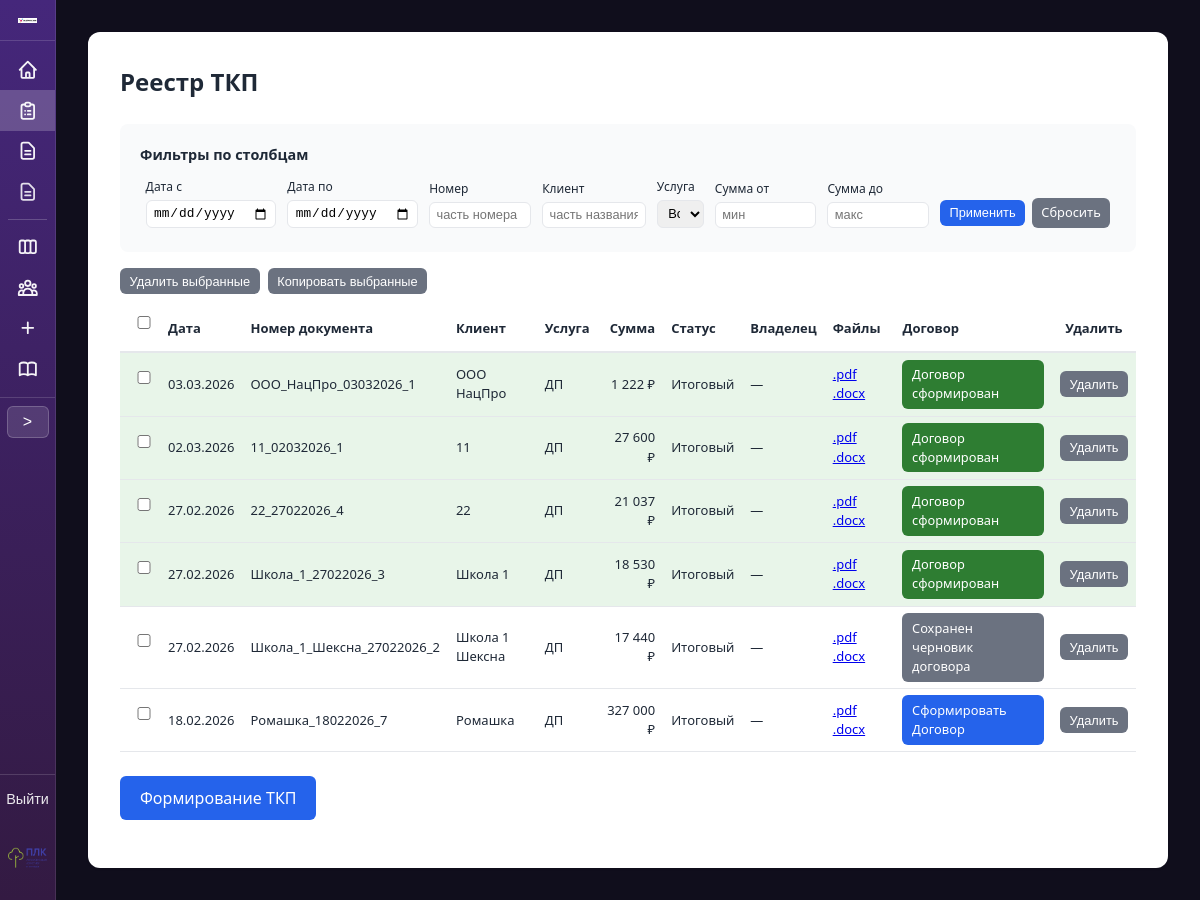
/table/ (signed in), run on an earlier commit of the app's database.
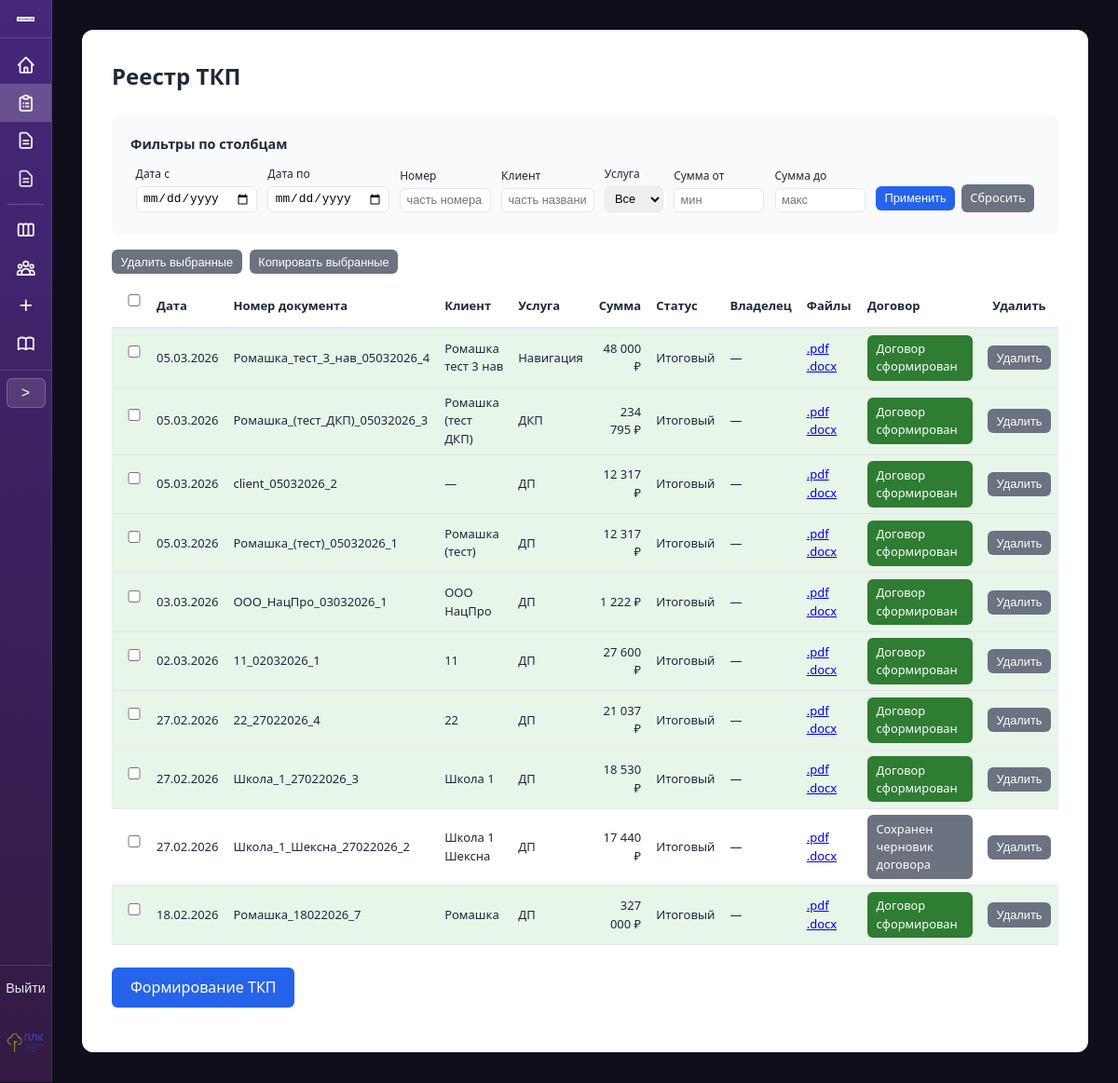
And on a later commit of the database.
### proposals/models.py (models this page shows, shortened)
class TKPRecord(models.Model):
    STATUS_DRAFT = 'draft'
    STATUS_FINAL = 'final'
    STATUS_CHOICES = [
        (STATUS_DRAFT, 'Черновик'),
        (STATUS_FINAL, 'Итоговый'),
    ]
    date = models.DateField('Дата')
    number = models.CharField('Номер документа', max_length=150, unique=True)
    client = models.CharField('Клиент', max_length=255, blank=True)
    service = models.CharField('Услуга', max_length=255)
    sum_total = models.DecimalField('Сумма', max_digits=15, decimal_places=2, default=0)
    room = models.TextField('Параметры объекта / помещение', blank=True)
    s = models.CharField('Площадь / количество', max_length=100, blank=True)
    text = models.TextField('Произвольный текст из ТКП', blank=True)
    status = models.CharField(
        'Статус',
        max_length=20,
        choices=STATUS_CHOICES,
        default=STATUS_FINAL,
    )
    notes = models.TextField('Заметки по сделке', blank=True, default='')
    rows_json = models.JSONField(
        'Строки комплексного ТКП (позиции)',
        null=True,
        blank=True,
        help_text='Список строк: service_name, comment, srok, unit, quantity, price_per_unit, total',
    )
    created_at = models.DateTimeField('Создано', auto_now_add=True)
    created_by = models.ForeignKey(
        settings.AUTH_USER_MODEL,
        on_delete=models.SET_NULL,
        null=True,
        blank=True,
        related_name='created_tkp_records',
        verbose_name='Владелец',
    )
    class Meta:
        verbose_name = 'Запись ТКП'
        verbose_name_plural = 'Записи ТКП'
        ordering = ['-created_at']

### proposals/views.py (the view, shortened to what this page needs)
# urls.py: path('table/', views.table_view, name='table'),
@login_required
@require_http_methods(['GET', 'POST'])
def table_view(request):
    records = TKPRecord.objects.select_related('created_by').all()
    date_from = request.GET.get('date_from', '').strip()
    date_to = request.GET.get('date_to', '').strip()
    number = request.GET.get('number', '').strip()
    client = request.GET.get('client', '').strip()
    service = request.GET.get('service', '').strip()
    sum_min = request.GET.get('sum_min', '').strip()
    sum_max = request.GET.get('sum_max', '').strip()
    if date_from:
        try:
            d = datetime.strptime(date_from, '%Y-%m-%d').date()
            records = records.filter(date__gte=d)
        except ValueError:
            pass
    if date_to:
        try:
            d = datetime.strptime(date_to, '%Y-%m-%d').date()
            records = records.filter(date__lte=d)
        except ValueError:
            pass
    if number:
        records = records.filter(number__icontains=number)
    if client:
        records = records.filter(client__icontains=client)
    if service:
        records = records.filter(service=service)
    if sum_min:
        try:
            records = records.filter(sum_total__gte=Decimal(sum_min.replace(',', '.')))
        except (ValueError, Exception):
            pass
    if sum_max:
        try:
            records = records.filter(sum_total__lte=Decimal(sum_max.replace(',', '.')))
        except (ValueError, Exception):
            pass
    services = list(TKPRecord.objects.values_list('service', flat=True).distinct().order_by('service'))
    contract_template_by_service = SERVICE_TO_CONTRACT_TEMPLATE
    contract_by_tkp = {
        c.tkp_id: c
        for c in ContractRecord.objects.filter(
            status=ContractRecord.STATUS_FINAL, tkp__isnull=False
        ).select_related('tkp')
    }
    contract_draft_by_tkp = {
        c.tkp_id: c
        for c in ContractRecord.objects.filter(
            status=ContractRecord.STATUS_DRAFT, tkp__isnull=False
        ).select_related('tkp')
    }
    contract_template_by_tkp = {}
    for r in records:
        if r.service == 'Комплексное ТКП' and r.rows_json:
            tpl = get_contract_template_for_complex_tkp(r.rows_json)
            contract_template_by_tkp[r.pk] = tpl if tpl else True
    context = {
        'records': records,
        'filters': {
            'date_from': date_from,
            'date_to': date_to,
            'number': number,
            'client': client,
            'service': service,
            'sum_min': sum_min,
            'sum_max': sum_max,
        },
        'services_list': services,
        'contract_template_by_service': contract_template_by_service,
        'contract_template_by_tkp': contract_template_by_tkp,
        'contract_by_tkp': contract_by_tkp,
        'contract_draft_by_tkp': contract_draft_by_tkp,
    }
    return render(request, 'proposals/table.html', context)

### proposals/templatetags/proposal_filters.py (called while the page is built)
@register.filter
def get_item(d, key):
    if d is None:
        return None
    return d.get(key) if hasattr(d, 'get') else None

@register.filter
def format_price(value):
    if value is None:
        return ''
    try:
        s = str(int(value))
    except (ValueError, TypeError):
        return str(value)
    n = len(s)
    if n <= 3:
        return s
    r = n % 3 or 3
    result = s[:r]
    for i in range(r, n, 3):
        result += ' ' + s[i:i + 3]
    return result

### proposals/templates/proposals/table.html (shortened to what the changed rows need)
{% extends "proposals/base.html" %}
{% load proposal_filters %}
{% block container_extra_class %}container--wide{% endblock %}
{% block content %}
<div style="overflow-x: auto;">
<h1>Реестр ТКП</h1>
<form id="bulk-form-tkp" method="post" action="{% url 'proposals:table' %}{% if request.GET %}?{{ request.GET.urlencode }}{% endif %}">
<table class="table-tkp-list" style="width: 100%; border-collapse: collapse; margin-top: 0; font-size: 0.8125rem;">
    <thead>
        <tr style="border-bottom: 2px solid var(--border);">
            <th style="text-align: center; padding: 0.4rem 0.5rem; width: 2.5rem;"><input type="checkbox" id="tkp-select-all" title="Выбрать все" aria-label="Выбрать все"></th>
            <th style="text-align: left; padding: 0.4rem 0.5rem;">Дата</th>
            <th style="text-align: left; padding: 0.4rem 0.5rem;">Номер документа</th>
            <th style="text-align: left; padding: 0.4rem 0.5rem;">Клиент</th>
            <th style="text-align: left; padding: 0.4rem 0.5rem;">Услуга</th>
            <th style="text-align: right; padding: 0.4rem 0.5rem;">Сумма</th>
            <th style="text-align: left; padding: 0.4rem 0.5rem;">Статус</th>
            <th style="text-align: left; padding: 0.4rem 0.5rem;">Владелец</th>
            <th style="text-align: left; padding: 0.4rem 0.5rem;">Файлы</th>
            <th style="text-align: left; padding: 0.4rem 0.5rem;">Договор</th>
            <th style="text-align: center; padding: 0.4rem 0.5rem; width: 5rem;">Удалить</th>
        </tr>
    </thead>
    <tbody>
        {% for r in records %}
        {% with contract_for_row=contract_by_tkp|get_item:r.pk contract_draft_for_row=contract_draft_by_tkp|get_item:r.pk %}
        <tr class="{% if r.status == 'draft' %}tkp-row-draft{% elif contract_for_row %}tkp-row-with-contract{% endif %}" style="border-bottom: 1px solid var(--border);">
            <td style="padding: 0.4rem 0.5rem; text-align: center;"><input type="checkbox" name="ids" value="{{ r.pk }}" form="bulk-form-tkp" class="tkp-row-cb"></td>
            <td style="padding: 0.4rem 0.5rem;">{{ r.date|date:"d.m.Y" }}</td>
            <td style="padding: 0.4rem 0.5rem;">
                {% if r.status == 'draft' %}
                <a href="{% if r.service == 'Комплексное ТКП' %}{% url 'proposals:complex_form' %}?draft_id={{ r.pk }}{% else %}{% url 'proposals:form' %}?draft_id={{ r.pk }}{% endif %}">{{ r.number }}</a>
                {% else %}
                {{ r.number }}
                {% endif %}
            </td>
            <td style="padding: 0.4rem 0.5rem;">{{ r.client|default:"—" }}</td>
            <td style="padding: 0.4rem 0.5rem;">{{ r.service }}</td>
            <td style="padding: 0.4rem 0.5rem; text-align: right;">{{ r.sum_total|format_price }} ₽</td>
            <td style="padding: 0.4rem 0.5rem;">{{ r.get_status_display|default:"Итоговый" }}</td>
            <td style="padding: 0.4rem 0.5rem;">{% if r.created_by %}{{ r.created_by.get_full_name|default:r.created_by.username }}{% else %}—{% endif %}</td>
            <td style="padding: 0.4rem 0.5rem;">
                {% if r.status == 'draft' %}—{% else %}
                <a href="{% url 'proposals:download_file' 'pdf' %}?f={{ r.number|urlencode }}" class="table-file-link">.pdf</a>
                <a href="{% url 'proposals:download_file' 'docx' %}?f={{ r.number|urlencode }}" class="table-file-link">.docx</a>
                {% endif %}
            </td>
            <td style="padding: 0.4rem 0.5rem;">
                {% if r.status == 'draft' %}
                {% if r.pk in contract_template_by_tkp or r.service in contract_template_by_service %}
                <a href="{% url 'proposals:requisites_add' %}?tkp_id={{ r.pk }}&from=contract" class="btn btn-sm">Сформировать Договор</a>
                {% else %}—{% endif %}
                {% elif contract_for_row %}
                <a href="#" class="btn btn-sm btn-contract-done" data-contract-card="{% url 'proposals:contract_card' contract_for_row.pk %}">Договор сформирован</a>
                {% elif contract_draft_for_row %}
                <a href="{% url 'proposals:contract_form' r.pk %}?contract_draft_id={{ contract_draft_for_row.pk }}" class="btn btn-sm btn-contract-draft">Сохранен черновик договора</a>
                {% elif r.service in contract_template_by_service %}
                <a href="{% url 'proposals:requisites_add' %}?tkp_id={{ r.pk }}&from=contract" class="btn btn-sm">Сформировать Договор</a>
                {% elif r.pk in contract_template_by_tkp %}
                <a href="{% url 'proposals:requisites_add' %}?tkp_id={{ r.pk }}&from=contract" class="btn btn-sm">Сформировать Договор</a>
                {% else %}
                —
                {% endif %}
            </td>
            <td style="padding: 0.4rem 0.5rem; text-align: center;">
                <form method="post" action="{% url 'proposals:table' %}{% if request.GET %}?{{ request.GET.urlencode }}{% endif %}" style="display: inline;" onsubmit="return confirm('Удалить эту запись и файлы ТКП?');">
                    <button type="submit" class="btn btn-secondary btn-sm">Удалить</button>
                </form>
            </td>
        </tr>
        {% endwith %}
        {% empty %}
        <tr>
            <td colspan="11" style="padding: 0.75rem; color: var(--text-muted); font-size: 0.8125rem;">Нет сформированных ТКП</td>
        </tr>
        {% endfor %}
    </tbody>
</table>
</form>
{% endblock %}

What changed in the data, as far as the page shows it:
added TKPRecord: date "05.03.2026", number "Ромашка_тест_3_нав_05032026_4", client "Ромашка тест 3 нав", service "Навигация", sum_total "48 000", status "Итоговый", shows "Договор сформирован"
added TKPRecord: date "05.03.2026", number "Ромашка_(тест_ДКП)_05032026_3", client "Ромашка (тест ДКП)", service "ДКП", sum_total "234 795", status "Итоговый", shows "Договор сформирован"
added TKPRecord: date "05.03.2026", number "client_05032026_2", client "—", service "ДП", sum_total "12 317", status "Итоговый", shows "Договор сформирован"
added TKPRecord: date "05.03.2026", number "Ромашка_(тест)_05032026_1", client "Ромашка (тест)", service "ДП", sum_total "12 317", status "Итоговый", shows "Договор сформирован"
computed for TKPRecord "Ромашка_18022026_7": text "Сформировать Договор" → "Договор сформирован"
